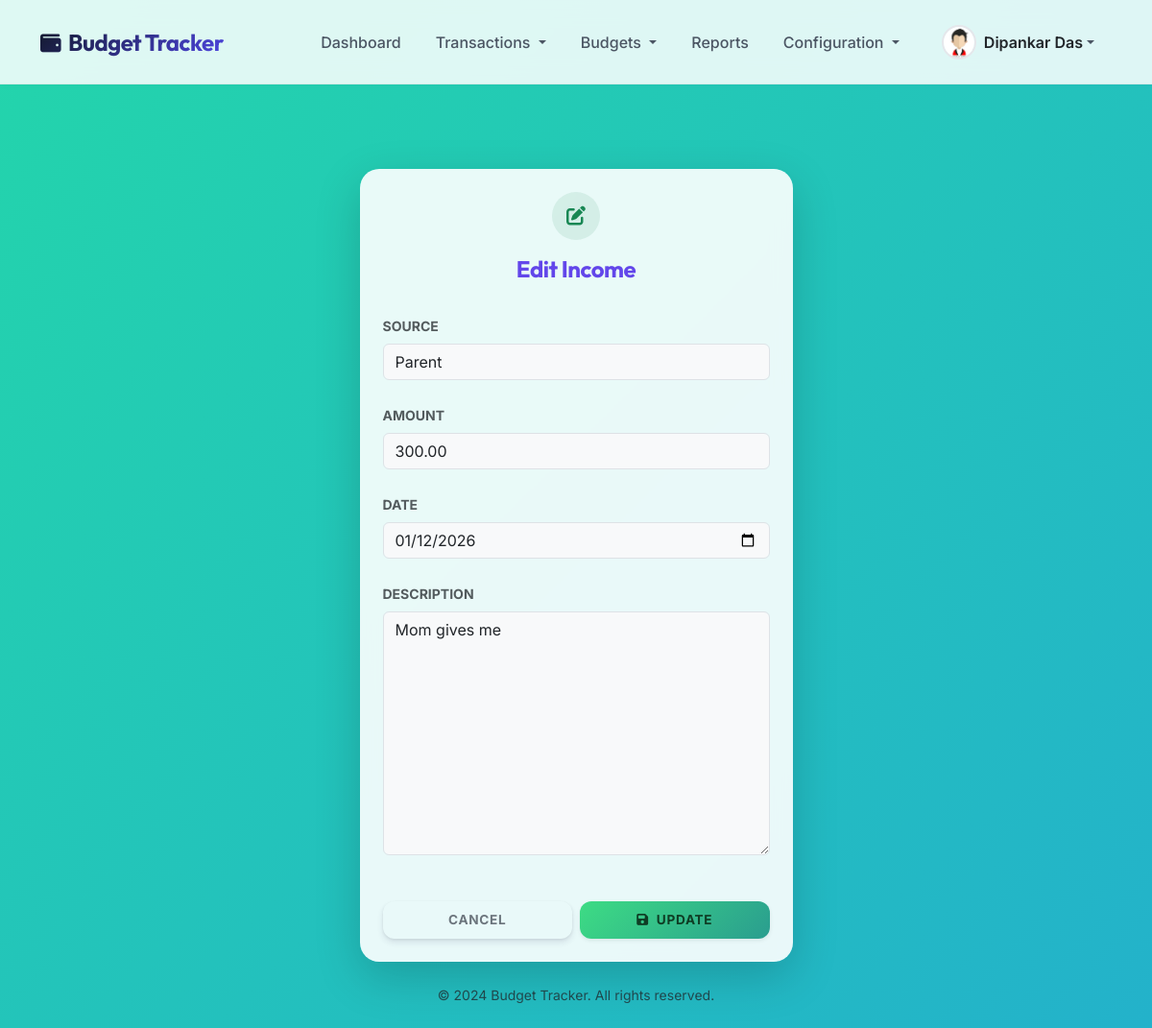
/incomes/2/edit/ (signed in), run on the app's committed database.
### authentication/models.py (models this page shows, shortened)
class Profile(models.Model):
    user = models.OneToOneField(User, on_delete=models.CASCADE, related_name='profile')
    full_name = models.CharField(max_length=150, blank=True)
    phone_number = models.CharField(max_length=15, blank=True)
    date_of_birth = models.DateField(null=True, blank=True)
    GENDER_CHOICES = [
        ('M', 'Male'),
        ('F', 'Female'),
        ('O', 'Other'),
    ]
    gender = models.CharField(max_length=1, choices=GENDER_CHOICES, blank=True)
    city = models.CharField(max_length=100, blank=True)
    avatar = models.ImageField(upload_to='avatars/', blank=True, null=True)
    created_at = models.DateTimeField(auto_now_add=True)
    updated_at = models.DateTimeField(auto_now=True)

### finance/models.py (models this page shows, shortened)
class Income(models.Model):
    user = models.ForeignKey(User, on_delete=models.CASCADE)
    amount = models.DecimalField(max_digits=10, decimal_places=2)
    source = models.ForeignKey(Source, on_delete=models.SET_NULL, null=True)
    date = models.DateField()
    description = models.TextField(blank=True, null=True)
    created_at = models.DateTimeField(auto_now_add=True)
    updated_at = models.DateTimeField(auto_now=True)

### finance/views.py (the view)
# urls.py: path('incomes/<int:pk>/edit/', views.edit_income, name='edit_income'),
@login_required(login_url='login')
def edit_income(request, pk):
    income = Income.objects.filter(user=request.user, pk=pk).first()
    if not income:
        messages.error(request, 'Income not found.')
        return redirect('list_incomes')
    if request.method == 'POST':
        form = IncomeForm(request.POST, instance=income)
        if form.is_valid():
            form.save()
            messages.success(request, 'Income updated successfully!')
            return redirect('list_incomes')
    else:
        form = IncomeForm(instance=income)
        form.fields['source'].queryset = Source.objects.filter(Q(user=request.user) | Q(user__isnull=True))
    return render(request, 'finance/edit_income.html', {'form': form, 'income': income})

### finance/forms.py
class IncomeForm(forms.ModelForm):
    class Meta:
        model = Income
        fields = ['source', 'amount', 'date', 'description']
        widgets = {
            'date': DateInput(),
        }

### finance/models.py (called while the page is built)
    def __str__(self):
        return self.name

### templates/finance/edit_income.html (shortened to what this page needs)
{% extends 'base.html' %}
{% block content %}
<div class="row justify-content-center">
    <div class="col-md-6 col-lg-5">
        <div class="card border-0 shadow-lg" style="backdrop-filter: blur(10px); background: rgba(255, 255, 255, 0.9);">
            <div class="card-header bg-transparent border-0 pt-4 pb-0 text-center">
                <div class="bg-success bg-opacity-10 text-success rounded-circle d-inline-flex align-items-center justify-content-center mb-3"
                    style="width: 50px; height: 50px; font-size: 1.25rem;">
                    <i class="fas fa-edit"></i>
                </div>
                <h4 class="card-title fw-bold">Edit Income</h4>
            </div>
            <div class="card-body p-4">
                <form method="post">
                    {% for field in form %}
                    <div class="mb-4">
                        <label for="{{ field.id_for_label }}"
                            class="form-label fw-bold small text-uppercase text-muted">{{ field.label }}</label>
                        {{ field }}
                    </div>
                    {% endfor %}
                    <div class="d-grid gap-2 mt-5">
                        <div class="row g-2">
                            <div class="col-6">
                                <a href="{% url 'list_incomes' %}"
                                    class="btn btn-outline-secondary w-100 fw-bold">Cancel</a>
                            </div>
                            <div class="col-6">
                                <button type="submit" class="btn btn-success w-100 fw-bold shadow-sm">
                                    <i class="fas fa-save me-2"></i>Update
                                </button>
                            </div>
                        </div>
                    </div>
                </form>
            </div>
        </div>
    </div>
</div>
{% endblock %}

### templates/base.html (shortened to what this page needs)
<!DOCTYPE html>
<html lang="en">
<head>
    <link href="https://cdn.jsdelivr.net/npm/bootstrap@5.3.0/dist/css/bootstrap.min.css" rel="stylesheet">
    <link rel="stylesheet" href="https://cdnjs.cloudflare.com/ajax/libs/font-awesome/6.4.0/css/all.min.css">
    {% load static %}
    <link href="{% static 'css/style.css' %}" rel="stylesheet">
</head>
<body>
    <nav class="navbar navbar-expand-lg fixed-top navbar-glass">
        <div class="container">
            <a class="navbar-brand" href="{% url 'home' %}">
                <i class="fas fa-wallet me-2 text-primary" style="font-size: 0.9em;"></i>Budget Tracker
            </a>
            <div class="collapse navbar-collapse" id="navbarNav">
                <ul class="navbar-nav ms-auto mb-2 mb-lg-0 align-items-lg-center">
                    {% if user.is_authenticated %}
                    <li class="nav-item">
                        <a class="nav-link" href="{% url 'dashboard' %}">Dashboard</a>
                    </li>
                    <li class="nav-item dropdown">
                        <a class="nav-link dropdown-toggle" href="#" id="transactionDropdown" role="button"
                            data-bs-toggle="dropdown" aria-expanded="false">
                            Transactions
                        </a>
                    </li>
                    <li class="nav-item dropdown">
                        <a class="nav-link dropdown-toggle" href="#" id="budgetDropdown" role="button"
                            data-bs-toggle="dropdown" aria-expanded="false">
                            Budgets
                        </a>
                    </li>
                    <li class="nav-item">
                        <a class="nav-link" href="{% url 'reports_dashboard' %}">Reports</a>
                    </li>
                    <li class="nav-item dropdown">
                        <a class="nav-link dropdown-toggle" href="#" id="configDropdown" role="button"
                            data-bs-toggle="dropdown" aria-expanded="false">
                            Configuration
                        </a>
                    </li>
                    {% endif %}
                </ul>
                <ul class="navbar-nav ms-2">
                    {% if user.is_authenticated %}
                    <li class="nav-item dropdown">
                        <a class="nav-link dropdown-toggle d-flex align-items-center py-1 pe-0" href="#"
                            id="profileDropdown" role="button" data-bs-toggle="dropdown" aria-expanded="false">
                            {% if user.profile.avatar %}
                            <img src="{{ user.profile.avatar.url }}" alt="Profile"
                                class="rounded-circle nav-avatar me-2">
                            {% else %}
                            <div
                                class="rounded-circle bg-primary text-white d-flex align-items-center justify-content-center me-2 nav-avatar">
                                {{ user.username|make_list|first|upper }}
                            </div>
                            {% endif %}
                            <span class="d-none d-lg-inline fw-semibold text-dark">
                                {% if user.profile.full_name %}
                                {{ user.profile.full_name }}
                                {% else %}
                                {{ user.username }}
                                {% endif %}
                            </span>
                        </a>
                    </li>
                    {% endif %}
                </ul>
            </div>
        </div>
    </nav>
    <div class="container main-container">
        {% block content %}{% endblock %}
    </div>
    <footer class="mt-auto py-4 text-center text-muted small">
        <div class="container">
            <p class="mb-0">&copy; 2024 Budget Tracker. All rights reserved.</p>
        </div>
    </footer>
</body>
</html>

### static/css/style.css (style rules this page uses)
:root { --primary-color: #6246ea; --secondary-color: #e45858; --accent-color: #3ddc84; --text-primary: #2b2c34; --text-secondary: #8d99ae; --bg-gradient: linear-gradient(135deg, #fffffe 0%, #f0f4ef 100%); --success-bg: #d4edda; --success-text: #155724; --danger-bg: #f8d7da; --danger-text: #721c24; --warning-bg: #fff3cd; --warning-text: #856404; --glass-bg: rgba(255, 255, 255, 0.75); --glass-border: 1px solid rgba(255, 255, 255, 0.3); --glass-shadow: 0 8px 32px 0 rgba(31, 38, 135, 0.1); --backdrop-blur: blur(12px); --border-radius: 20px; --transition: all 0.3s cubic-bezier(0.25, 0.8, 0.25, 1); }
body { font-family: 'Outfit', 'Inter', sans-serif; background: linear-gradient(-45deg, #ee7752, #e73c7e, #23a6d5, #23d5ab); background-size: 400% 400%; animation: gradientBG 15s ease infinite; color: var(--text-primary); min-height: 100vh; }
h1, h2, h3, h4, h5, h6 { font-weight: 700; letter-spacing: -0.02em; color: #2b2c34; }
.navbar { background: rgba(255, 255, 255, 0.85) !important; backdrop-filter: blur(15px); -webkit-backdrop-filter: blur(15px); box-shadow: 0 4px 30px rgba(0, 0, 0, 0.03); border-bottom: 1px solid rgba(255, 255, 255, 0.5); padding: 0.8rem 0; }
.navbar-brand { font-weight: 800; font-size: 1.6rem; background: linear-gradient(135deg, #6246ea 0%, #e45858 100%); -webkit-background-clip: text; -webkit-text-fill-color: transparent; letter-spacing: -0.5px; }
.nav-link { font-weight: 600; color: #4a5568 !important; padding: 0.6rem 1rem !important; border-radius: 10px; transition: all 0.3s ease; margin: 0 4px; }
.card { background: var(--glass-bg); backdrop-filter: var(--backdrop-blur); border: var(--glass-border); border-radius: var(--border-radius); box-shadow: var(--glass-shadow); transition: var(--transition); }
.card-header { background: transparent; border-bottom: 1px solid rgba(0, 0, 0, 0.05); font-weight: 700; padding: 1.5rem; color: var(--primary-color); }
.btn { border-radius: 12px; padding: 0.6rem 1.5rem; font-weight: 600; text-transform: uppercase; font-size: 0.85rem; letter-spacing: 0.05em; border: none; transition: var(--transition); box-shadow: 0 4px 6px rgba(50, 50, 93, 0.11), 0 1px 3px rgba(0, 0, 0, 0.08); }
.btn-success { background: linear-gradient(135deg, #3ddc84 0%, #2a9d8f 100%); color: #0f3d24; }
.main-container { margin-top: 90px !important; }

### templates/base.html (style rules this page uses)
body { background-color: #f8f9fa; font-family: 'Inter', sans-serif; padding-top: 86px; color: #1f2937; }
h1, h2, h3, h4, h5, h6, .navbar-brand { font-family: 'Outfit', sans-serif; }
.navbar-glass { background: rgba(255, 255, 255, 0.85); backdrop-filter: blur(12px); -webkit-backdrop-filter: blur(12px); border-bottom: 1px solid rgba(0, 0, 0, 0.05); box-shadow: 0 4px 6px -1px rgba(0, 0, 0, 0.02); padding: 1rem 0; transition: all 0.3s ease; }
.navbar-brand { font-weight: 700; font-size: 1.5rem; background: linear-gradient(135deg, #111827 0%, #4f46e5 100%); -webkit-background-clip: text; -webkit-text-fill-color: transparent; }
.nav-link { font-weight: 500; color: #4b5563 !important; padding: 0.6rem 1rem !important; border-radius: 8px; transition: all 0.2s ease; margin: 0 2px; }
.nav-avatar { width: 36px; height: 36px; object-fit: cover; border: 2px solid #e5e7eb; transition: border-color 0.2s; }
.main-container { animation: fadeIn 0.5s ease-out; }

### data on the page
Income: form "Parent" "300.00" "01/12/2026" "Mom gives me"

### other printed values
{{ user.profile.full_name }} "Dipankar Das"
{{ field.label }} "SOURCE" "AMOUNT" "DATE" "DESCRIPTION"
